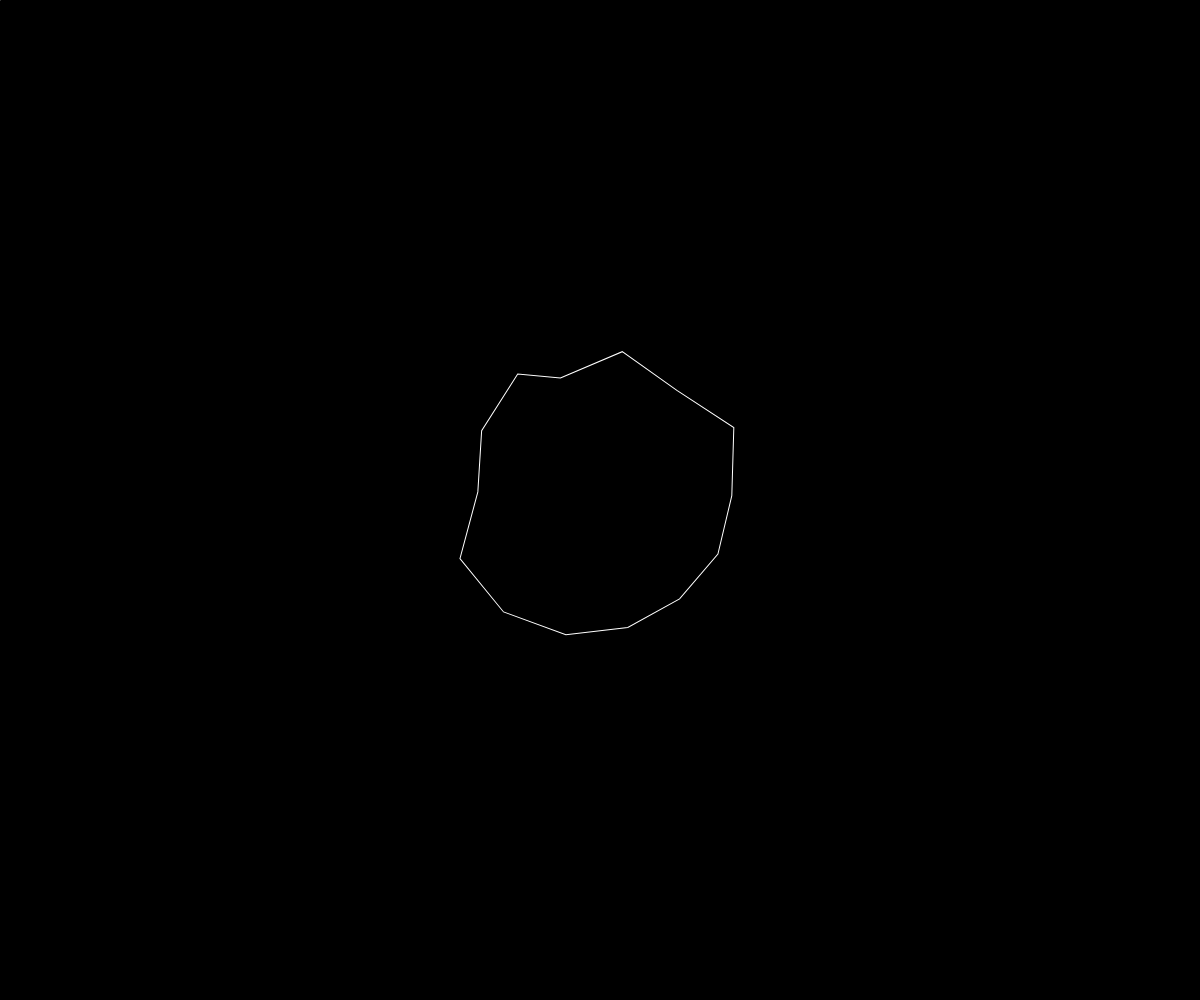
Frame 1 (no input)
Frame 60 (no input): identical to frame 1, image omitted
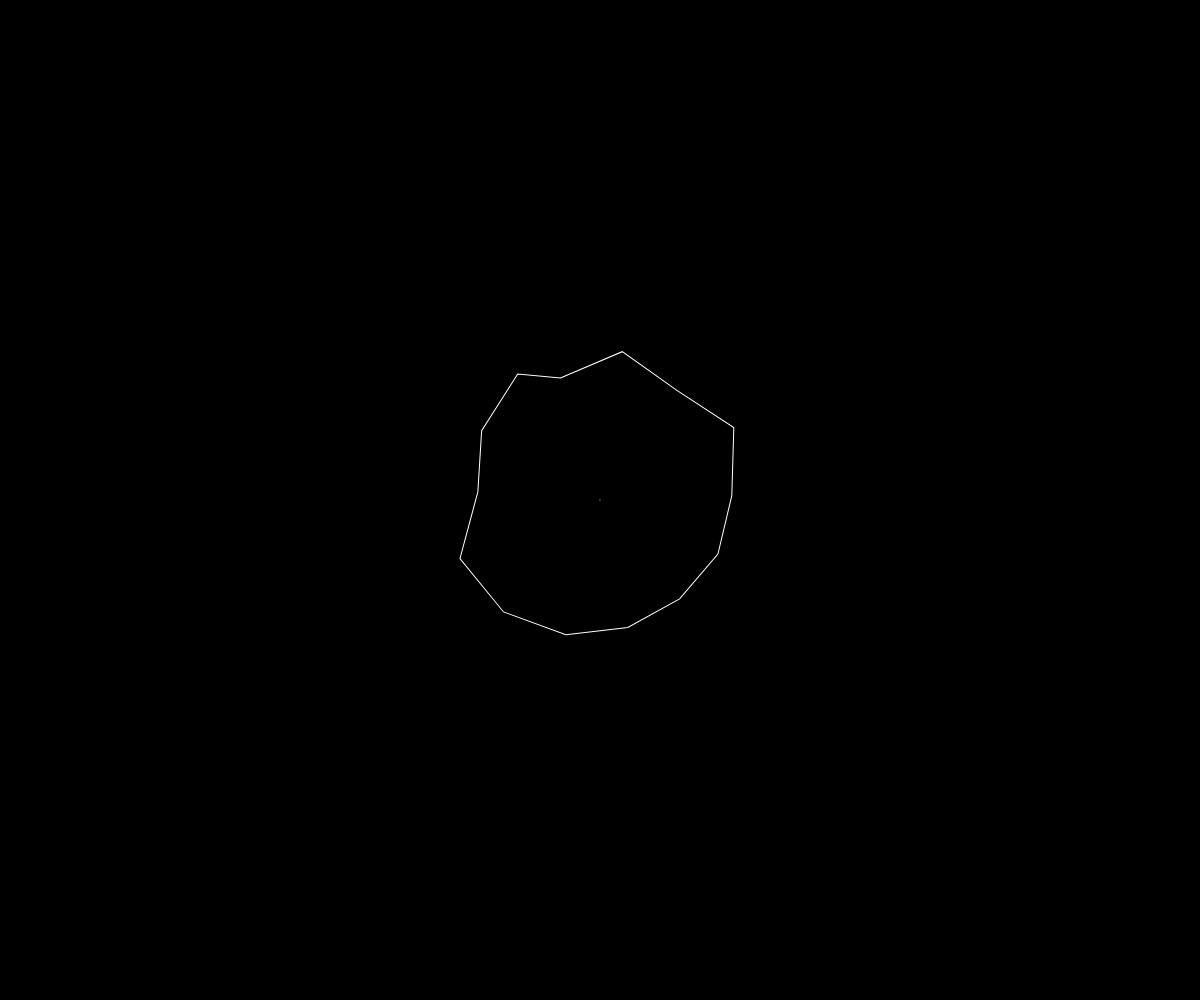
Frame 120 (the mouse pressed at the canvas centre since frame 60)

The p5.js sketch that drew these frames (run headless with seeded random() and noise() and a simulated clock; from frame 60 on, the mouse is pressed at the canvas centre):

// p5.js sketch
// ── sketch.js
function setup() {
  createCanvas(windowWidth, windowHeight);
  this.shapes = [];
  var vertices = [];
  var total = random(10, 15);
  for (var i = 0; i < total; i++) {
    var angle = map(i, 0, total, 0, TWO_PI);
    var r = random(120, 160);
    vertices.push(createVector(r * cos(angle), r * sin(angle)));
  }
  this.shapes.push(new Shape(vertices));
  this.debris = [];
  
  this.heading = random(0, TWO_PI);
  this.stampHeading = random(0, TWO_PI);
  
  vertices = [];
  for (var i = 0; i < TWO_PI; i += TWO_PI / 10) {
    var r = 20 + random(10);
    vertices.push(createVector(r * cos(i), r * sin(i)));
  }
  this.stampShape = new Shape(vertices);
  colorMode(HSB);
  
  this.startPoint = createVector(0, 0);
  this.endPoint = createVector(0, 0);
  this.intersectionPoints = [];
}

function draw() {
  background(0);
  stroke(255);
  strokeWeight(1);
  noFill();
  push();
  translate(windowWidth/2, windowHeight/2);
  rotate(this.heading);
  for (var i = 0; i < this.shapes.length; i++) {
    this.shapes[i].draw();
  }
  
  for( i = 0; i < this.debris.length; i++) {
    stroke(0, 100, 100);
    noFill();
    if (!this.debris[i].draw()) {
      this.debris.splice(i--, 1);
    }
  }
  
  push();
  strokeWeight(5);
  for( i = 0; i < this.intersectionPoints.length; i++) {
    point(this.intersectionPoints[i].x, this.intersectionPoints[i].y);
  }
  pop();
  pop();
  /*
  translate(mouseX, mouseY);
  rotate(this.stampHeading);
  this.stampShape.draw();
  */
  line(this.startPoint.x, this.startPoint.y, this.endPoint.x, this.endPoint.y);
}

function mousePressed() {
  if (mouseButton == LEFT) {
    this.shapes.splice(1, this.shapes.length - 1);
    this.debris = [];
    this.startPoint = createVector(mouseX, mouseY);
    this.endPoint = createVector(mouseX, mouseY);
  }
}

function mouseDragged() {
  if (mouseButton == LEFT) {
    this.endPoint = createVector(mouseX, mouseY);
    this.intersectionPoints = this.shapes[0].intersections(p5.Vector.sub(this.startPoint, createVector(windowWidth/2, windowHeight/2)).rotate(-this.heading), p5.Vector.sub(this.endPoint, this.startPoint).heading()-this.heading);
  }
}

function mouseReleased() {
  if (mouseButton == LEFT) {
    this.intersectionPoints = this.shapes[0].intersections(p5.Vector.sub(this.startPoint, createVector(windowWidth/2, windowHeight/2)).rotate(-this.heading), p5.Vector.sub(this.endPoint, this.startPoint).heading()-this.heading);
    if(this.intersectionPoints.length > 0) {
      var impact = this.intersectionPoints[0].copy().rotate(this.heading);
      impact.add(createVector(windowWidth/2, windowHeight/2));
      var newShapes = this.shapes[0].sub(createVector(windowWidth/2, windowHeight/2), this.heading, impact, this.stampHeading, this.stampShape);
      
      newShapes = Shape.makeAsteroidSized(newShapes);
      
      this.shapes.splice(0, 1);
      
      while(newShapes[0].length == 1) {
        newShapes[0] = newShapes[0][0].splitAtWeakestPoint();
        newShapes = Shape.makeAsteroidSized(newShapes);
      }
      
      for(j = 0; j < newShapes[0].length; j++) {
        this.shapes.push(newShapes[0][j]);
      }
      
      this.debris = newShapes[1];
      for( j = 0; j < this.debris.length; j++) {
        this.debris[j].breakAnime();
      }
      /*
      for(j = 0; j < newShapes[1].length; j++) {
        this.debris.push(newShapes[1][j]);
      }
      */
    }
  }
}

// ── collisionhelpers.js
function cross(v1, v2) {
  return v1.x * v2.y - v2.x * v1.y;
}

//intersection between two closed of lines
function lineIntersect(l1v1, l1v2, l2v1, l2v2) {
  var base = p5.Vector.sub(l1v1, l2v1);
  var l1_vector = p5.Vector.sub(l1v2, l1v1);
  var l2_vector = p5.Vector.sub(l2v2, l2v1);
  var direction_cross = cross(l2_vector, l1_vector);
  var t = cross(base, l1_vector) / direction_cross;
  var u = cross(base, l2_vector) / direction_cross;
  if(t >= 0 && t <= 1 && u >= 0 && u <= 1) {
    return true;
  } else {
    return false;
  }
}

//intersection between one infinite line determined by point and angle and a closed of line
function lineIntersect2(l1v1, angle, l2v1, l2v2) {
  var base = p5.Vector.sub(l1v1, l2v1);
  var l1_vector = p5.Vector.fromAngle(angle);
  var l2_vector = p5.Vector.sub(l2v2, l2v1);
  var direction_cross = cross(l2_vector, l1_vector);
  var t = cross(base, l1_vector) / direction_cross;
  if(t >= 0 && t <= 1) {
    return true;
  } else {
    return false;
  }
}

//intersection point between two infinite lines determined by two points each
function lineIntersectionPoint(p1, p2, p3, p4) {
  var d = (p1.x-p2.x)*(p3.y-p4.y)-(p1.y-p2.y)*(p3.x-p4.x);
  if (d === 0) {
    return undefined;
  }
  var px = (cross(p1, p2)*(p3.x-p4.x)-(p1.x-p2.x)*cross(p3, p4))/d;
  var py = (cross(p1, p2)*(p3.y-p4.y)-(p1.y-p2.y)*cross(p3, p4))/d;
  return createVector(px, py);
}

//modulo that works with negative numbers because JS is stupid
function mod(n, m) {
  return ((n % m) + m) % m;
}
// ── shape.js
function Shape(vertices) {

  if (!vertices) vertices = [];

  this.vertices = vertices;
  this.frames = 100;
  this.frame = -1;
  this.speed = 0.5;
  this.spin = 0.1;
  this.seed = random(millis());

  this.breakAnime = function(frames, speed, spin) {
    if (frames && frames > 0) this.frames = frames;
    if (speed) this.speed = speed;
    if (spin) this.spin = spin;
    this.frame = 0;
  }

  this.fade = function() {
    if (this.frame < 0) return 255;
    else return 255 * (1 - this.frame / this.frames);
  }

  this.globalVertices = function(pos, heading) {
    var glob_vertices = [];
    for (var i = 0; i < this.vertices.length; i++) {
      var v = this.vertices[i].copy();
      v.rotate(heading);
      v.add(pos);
      glob_vertices.push(v);
    }
    return glob_vertices;
  }
  
  this.trueCenterpoint = function() {
    var px = 0, py = 0;
    for( var i = 0; i < this.vertices.length; i++) {
      px += (this.vertices[i].x + this.vertices[(i+1)%this.vertices.length].x) * cross(this.vertices[i], this.vertices[(i+1)%this.vertices.length]);
      py += (this.vertices[i].y + this.vertices[(i+1)%this.vertices.length].y) * cross(this.vertices[i], this.vertices[(i+1)%this.vertices.length]);
    }
    px /= 6 * this.area();
    py /= 6 * this.area();
    return new p5.Vector(px, py);
  }
  
  this.radius = function() {
    var center = this.trueCenterpoint();
    var max_r = -1;
    for( var i = 0; i < this.vertices.length; i++) {
      var dist_ = dist(center.x, center.y, this.vertices[i].x, this.vertices[i].y);
      if(dist_ > max_r) {
        max_r = dist_;
      }
    }
    return max_r;
  }
  
  //calculates the area within a shape
  this.area = function() {
    var area = 0;
    for ( var i = 0; i < this.vertices.length - 1; i++) {
      area += this.vertices[i].x * this.vertices[i+1].y - this.vertices[i].y * this.vertices[i+1].x;
    }
    return abs(area / 2);
  }
  
  this.perimeter = function() {
    var per = 0;
    for (var i = 0, j = this.vertices.length - 1; i < this.vertices.length; j = i++) {
      var vIJ = p5.Vector.sub(this.vertices[j], this.vertices[i]);
      per += vIJ.mag();
    }
    return per;
  }
  
  //checks if the shape contains a specific point
  this.contains = function(pos) {
    var c = false;
    for (var i = 0, j = this.vertices.length-1; i < this.vertices.length; j = i++) {
      if ( ((this.vertices[i].y>pos.y) != (this.vertices[j].y>pos.y)) &&
       (pos.x < (this.vertices[j].x-this.vertices[i].x) * (pos.y-this.vertices[i].y) / (this.vertices[j].y-this.vertices[i].y) + this.vertices[i].x) )
         c = !c;
    }
    return c;
  }
  
  this.intersections = function(pos, angle, indlist) {
    if (indlist === undefined) {
      indlist = [];
    }
    intersections = [];
    for (var i = 0; i < this.vertices.length; i++) {
      if(lineIntersect2(pos, angle, this.vertices[i], this.vertices[(i+1)%this.vertices.length])) {
        intersections.push(lineIntersectionPoint(pos, p5.Vector.add(pos, p5.Vector.fromAngle(angle)), this.vertices[i], this.vertices[(i+1)%this.vertices.length]));
        indlist.push(i);
      }
    }
    //sorting
    for (var n = intersections.length; n > 1; n--){
      for (i=0; i < n-1; i++){
        if (dist(intersections[i].x, intersections[i].y, pos.x, pos.y) > dist(intersections[i+1].x, intersections[i+1].y, pos.x, pos.y)){
          var temp = intersections[i];
          intersections[i] = intersections[i+1];
          intersections[i+1] = temp;
          
          var temp2 = indlist[i];
          indlist[i] = indlist[i+1];
          indlist[i+1] = temp2;
        }
      }
    }
    return intersections;
  }
  
  this.splitAtWeakestPoint = function() {
    var weakestAngle;
    var intersectiondist = -1;
    var center = this.trueCenterpoint();
    var indList = [];
    var splitIntersections = [];
    for( angle = random(PI/15); angle < TWO_PI; angle += PI/15) {
      var list = [];
      var intersections = this.intersections(center, angle, list);
      if(intersections.length >= 2) {
        var dist_ = 0;
        for(var i = 0; i < intersections.length; i++){
          dist_ += dist(intersections[i].x, intersections[i].y, center.x, center.y);
        }
        if (intersectiondist == -1 || dist_ < intersectiondist) {
          intersectiondist = dist_;
          weakestAngle = angle;
          indList = list;
          splitIntersections = intersections;
        }
      }
    }
    
    if(splitIntersections.length > 1){
      var intersectionedge = p5.Vector.sub(splitIntersections[1], splitIntersections[0]);
      var crackVertice1 = p5.Vector.add(splitIntersections[0], p5.Vector.div(intersectionedge, 3).rotate(random(-PI/5, PI/5)));
      var crackVertice2 = p5.Vector.add(splitIntersections[1], p5.Vector.div(intersectionedge, -3).rotate(random(-PI/5, PI/5)));
      
      var newVertices1 = [];
      newVertices1.push(splitIntersections[0].copy());
      for (i = (indList[0] + 1) % this.vertices.length; i != (indList[1] + 1) % this.vertices.length; i = (i + 1) % this.vertices.length) {
        newVertices1.push(this.vertices[i]);
      }
      newVertices1.push(splitIntersections[1].copy());
      if(this.contains(crackVertice2)){
        newVertices1.push(crackVertice2.copy());
      }
      if(this.contains(crackVertice1)){
        newVertices1.push(crackVertice1.copy());
      }
      
      var newVertices2 = [];
      newVertices2.push(splitIntersections[1].copy());
      for (i = (indList[1] + 1) % this.vertices.length; i != (indList[0] + 1) % this.vertices.length; i = (i + 1) % this.vertices.length) {
        newVertices2.push(this.vertices[i]);
      }
      newVertices2.push(splitIntersections[0].copy());
      if(this.contains(crackVertice1)){
        newVertices2.push(crackVertice1.copy());
      }
      if(this.contains(crackVertice2)){
        newVertices2.push(crackVertice2.copy());
      }
      
      return [new Shape(newVertices1), new Shape(newVertices2)];
    }
    else {
      return [this];
    }
  }
  
  this.sub = function(pos1, heading1, pos2, heading2, shape) {
    debris = [];
    
    intersections = [];
    stencilVertices = shape.globalVertices(pos2, heading2);
    for(var i = 0; i < stencilVertices.length; i++) {
      stencilVertices[i].sub(pos1);
      stencilVertices[i].rotate(-heading1);
    }
    
    for(i = 0; i < stencilVertices.length; i++) {
      for (var j = 0; j < this.vertices.length; j++) {
        if (lineIntersect(stencilVertices[i], stencilVertices[(i+1)%stencilVertices.length], this.vertices[j], this.vertices[(j+1)%this.vertices.length])){
          var intersection = lineIntersectionPoint(stencilVertices[i], stencilVertices[(i+1)%stencilVertices.length], this.vertices[j], this.vertices[(j+1)%this.vertices.length]);
          if(intersection !== undefined) {
            intersections.push(intersection);
            this.vertices.splice((++j)%this.vertices.length, 0, intersection);
            stencilVertices.splice((++i)%stencilVertices.length, 0, intersection);
          }
        }
      }
    }
    
    var d = [];
    if(intersections.length > 1) {
      d.push(intersections[1].copy());
    }
    for( i = 0; i < this.vertices.length; i++) {
      if(Shape.contains(stencilVertices, this.vertices[i]) && intersections.indexOf(this.vertices[i]) === -1){
        d.push(this.vertices.splice(i--, 1)[0]);
      }
    }
    if(intersections.length > 1) {
      d.push(intersections[0].copy());
    }
    debris.push(new Shape(d));
    
    for( i = 0; i < this.vertices.length; i++) {
      if (intersections.indexOf(this.vertices[i]) !== -1 && intersections.indexOf(this.vertices[(i+1)%this.vertices.length]) !== -1) {
        var intersection_start = this.vertices[i];
        var intersection_end = this.vertices[(i+1)%this.vertices.length];
        for( j = stencilVertices.indexOf(intersection_start); stencilVertices[j] !== intersection_end; j = mod((j -1), stencilVertices.length)) {
          if(intersections.indexOf(stencilVertices[j]) === -1) {
            this.vertices.splice(++i, 0, stencilVertices[j].copy());
          }
        }
      }
    }
    
    for( i = 0; i < this.vertices.length - 1; i++) {
      for ( j = i + 1; j < this.vertices.length; j++) {
        if (this.vertices[i].x == this.vertices[j].x && this.vertices[i].y == this.vertices[j].y) {
          this.vertices.splice(i--, 1);
          this.vertices.splice(j--, 1);
        }
      }
    }
    
    intersections = [];
    var addTo = [];
    for( i = 0; i < this.vertices.length - 2; i++) {
      for (j = i + 2; j < this.vertices.length - (i === 0 ? 1 : 0); j++) {
        if(lineIntersect(this.vertices[i], this.vertices[i+1], this.vertices[j], this.vertices[(j+1) % this.vertices.length])) {
          intersection = lineIntersectionPoint(this.vertices[i], this.vertices[i+1], this.vertices[j], this.vertices[(j+1) % this.vertices.length]);
          if(intersection !== undefined) {
            intersections.push(intersection);
            addTo[intersections.length - 1] = [i + 1, j + 1];
          }
        }
      }
    }
    
    if(intersections.length < 1){
      return [[this], debris];
    }
    
    for ( i = 0; i < addTo.length; i++) {
      for ( j = 0; j < addTo[i].length; j++) {
        var index = addTo[i][j];
        this.vertices.splice(index, 0, intersections[i]);
        
        for ( k = i; k < addTo.length; k++) {
          for ( l = j; l < addTo[k].length; l++) {
            if(addTo[k][l] > index){
              addTo[k][l]++;
            }
          }
        }
      }
    }
    
    var outcomePolygons = new Array(intersections.length + 1);
    var pushTo = 0;
    var order = 1;
    
    for( i = 0; i < this.vertices.length; i++) {
      if(outcomePolygons[pushTo] === undefined) {
        outcomePolygons[pushTo] = [];
      }
      if (intersections.indexOf(this.vertices[i]) !== -1) {
        if(order == 1) {
          outcomePolygons[pushTo].push(this.vertices[i]);
        }
        pushTo += order;
        if (pushTo == outcomePolygons.length - 1) {
          order = -1;
        }
      }
      else {
        outcomePolygons[pushTo].push(this.vertices[i]);
      }
    }
    
    for( i = 0; i < outcomePolygons.length; i++) {
      if(Shape.inverted(outcomePolygons[i])) {
        outcomePolygons.splice(i--, 1);
      }
    }
    
    if(outcomePolygons.length > 0){
      var shapes = [];
      for(i = 0; i < outcomePolygons.length; i++) {
        shapes.push(new Shape(outcomePolygons[i]));
      }
      return [shapes, debris];
    }
    else {
      return [[this], debris];
    }
  }

  this.draw = function() {

    if (this.frame < 0) {

      beginShape();
        for (var i = 0; i < this.vertices.length; i++) {
          vertex(this.vertices[i].x, this.vertices[i].y);
        }
      endShape(CLOSE);

    } else if (this.frame < this.frames) {

      push();

      var hRng = this.speed * 0.5;
      randomSeed(this.seed);

      for (var i = 0; i < this.vertices.length; i++) {
        var vertA = this.vertices[i];
        var vertB = this.vertices[(i + 1) % this.vertices.length];

        var rSpeed = this.speed + random(- hRng, hRng);
        var vAB = p5.Vector.sub(vertB, vertA);
        var cAB = p5.Vector.add(vertA, vertB);
        cAB.div(2);
        var trans = cAB.copy();
        trans.normalize();
        trans.mult(this.frame * rSpeed);
        trans.add(cAB);

        push();

        translate(trans.x, trans.y);
        rotate(this.frame * random(-this.spin / 2, this.spin / 2));
        line(-vAB.x / 2, -vAB.y / 2, vAB.x / 2, vAB.y / 2);

        pop();

      }

      pop();

      this.frame++;

    } else {
      this.frame = -1;
      return false;
    }
    return true;

  }
}

Shape.makeAsteroidSized = function(shapes) {
  for (var i = 0; i < shapes[0].length; i++) {
    var area = shapes[0][i].area();
    var r = shapes[0][i].radius();
    var error = area / (PI * r * r);
    if(area < 750) {
      shapes[1].push(shapes[0].splice(i--, 1)[0]);
    }
    else if (error < 0.2) {
      var newShapes = shapes[0][i].splitAtWeakestPoint();
      shapes[0] = shapes[0].concat(newShapes);
      shapes[0].splice(i--, 1);
    }
  }
  return shapes;
}

Shape.contains = function(vertices, pos) {
  var c = false;
  for (var i = 0, j = vertices.length-1; i < vertices.length; j = i++) {
    if ( ((vertices[i].y>pos.y) != (vertices[j].y>pos.y)) &&
     (pos.x < (vertices[j].x-vertices[i].x) * (pos.y-vertices[i].y) / (vertices[j].y-vertices[i].y) + vertices[i].x) )
       c = !c;
  }
  return c;
}

Shape.inverted = function(vertices) {
  var sum = 0;
  for ( var i = 0; i < vertices.length; i++) {
    sum += (vertices[(i+1) % vertices.length].x - vertices[i].x) * (vertices[i].y + vertices[(i+1)%vertices.length].y);
  }
  return sum >= 0;
}

Shape.smooth = function(vertices, loop_) {
  if(loop_ === undefined) {
    loop_ = true;
  }
  for (var i = 0; i < vertices.length - (loop_ ? 0 : 1); i+=2) {
    var v_ = createVector((vertices[i].x + vertices[(i+1)%vertices.length].x) * 0.5 + random(10), (vertices[i].y + vertices[(i+1)%vertices.length].y) * 0.5 + random(10));
    vertices.splice(i + 1, 0, v_);
  }
}
